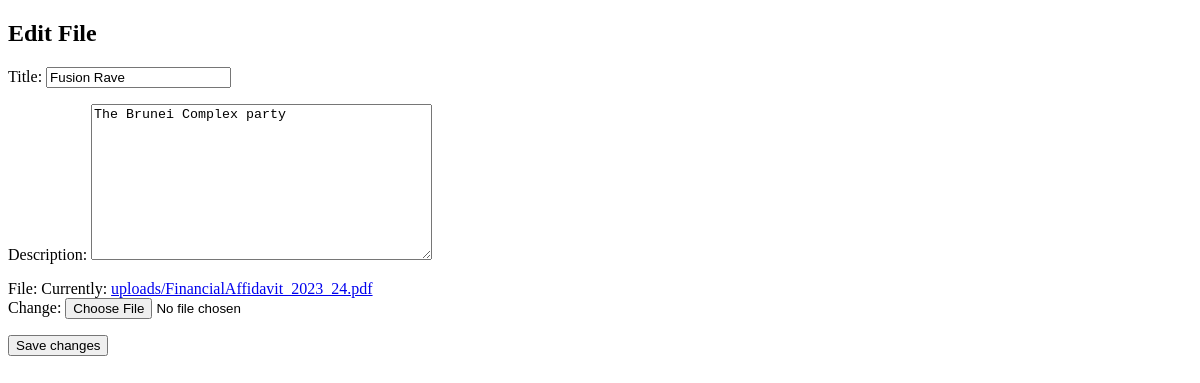
Before: /edit-file/1/ with the older database file.
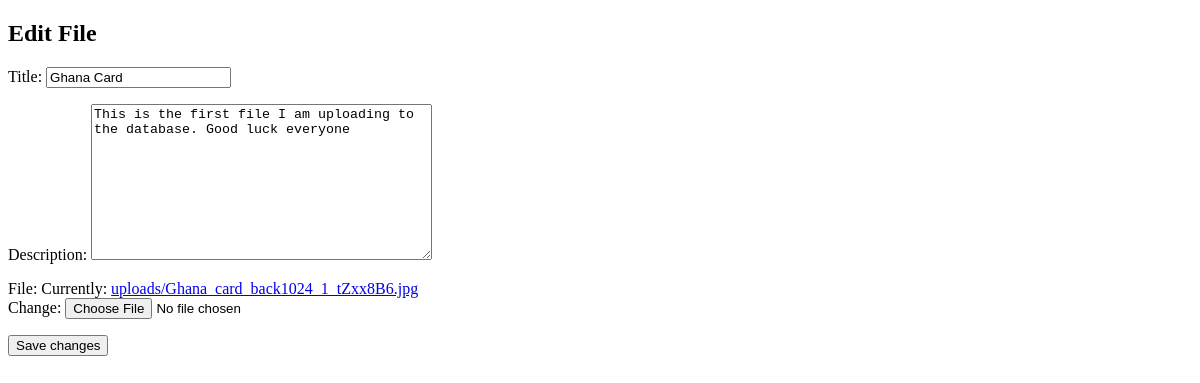
After: the same page with the newer database file.
### backend/models.py (models this page shows, shortened)
class Document(models.Model):
    title = models.CharField(max_length=100)
    description = models.TextField()
    file = models.FileField(upload_to="uploads/")
    uploaded_at = models.DateTimeField(auto_now_add=True)
    uploaded_by = models.ForeignKey(settings.AUTH_USER_MODEL, on_delete=models.CASCADE)
    download_count = models.PositiveIntegerField(default=0)

### backend/views.py (the view)
# urls.py: path("edit-file/<int:document_id>/", edit_file, name="edit_file"),
def edit_file(request, document_id):
    document = get_object_or_404(Document, pk=document_id)
    if request.method == "POST":
        form = DocumentForm(request.POST, instance=document)
        if form.is_valid():
            form.save()
            return redirect(
                "admin_dashboard"
            )
    else:
        form = DocumentForm(instance=document)
    return render(request, "edit_file.html", {"form": form, "document": document})

### backend/forms.py
class DocumentForm(forms.ModelForm):
    class Meta:
        model = Document
        fields = ["title", "description", "file"]

### backend/templates/edit_file.html (shortened to what this page needs)
<!DOCTYPE html>
<html>
<head>
</head>
<body>
    <h2>Edit File</h2>
    <form method="post">
        {{ form.as_p }}
        <button type="submit">Save changes</button>
    </form>
</body>
</html>

Changed rows visible on the page:
changed Document: title "Fusion Rave" → "Ghana Card"; description "The Brunei Complex party" → "This is the first file I am uploading to the database. Good luck everyone"
Other visible differences:
text no longer shown: "Title: Description: File: Currently: uploads/FinancialAffidavit_2023_24.pdf Change:"
text now shown: "Title: Description: File: Currently: uploads/Ghana_card_back1024_1_tZxx8B6.jpg Change:"
